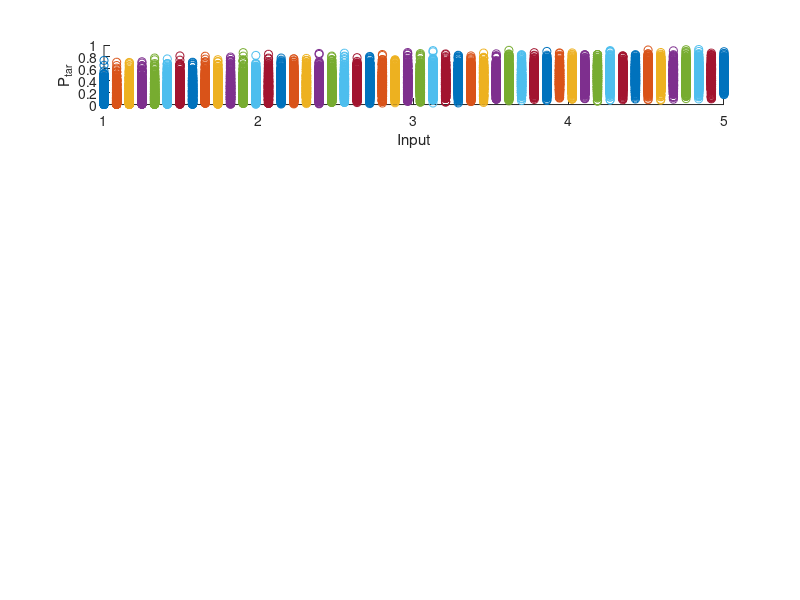

Write the MATLAB code that produced this figure. (Note: this script raises an error after producing the figure.)
clear all
close all

polyOrders = 2;
dim = 1;  % Dimensionality of parameter space
lb = 1;
ub = 5;
numSlice = 50;
numSamples = 400;
%samps = genPosteriorSamples(4);


%% Run Script
xxx = linspace(lb, ub, numSlice);
samples = zeros(numSamples, numSlice);
figure(1)
subplot(5,1,1)
for idx = 1:numSlice
    variance = 10*abs(sin(xxx(idx)));
    samples(:,idx) = betarnd(xxx(idx), 5, [numSamples,1]);
    scatter(xxx(idx)*ones([numSamples,1]), samples(:,idx), 'blue');
    hold on
    xlabel("Input")
    ylabel("P_{tar}")
end


samps = normrnd(100, 10, [200,1]);
K = length(samps(:,1));

options = optimoptions('fmincon', 'MaxIterations',  1000, 'algorithm',...
    'sqp', 'StepTolerance', eps, 'MaxFunctionEvaluations', 10000);


figure(1)
subplot(5,1,2)
xlim([1, 10])
ylim([0, 100])
plot([0,5], [2,2],'blue')
hold on
plot([0,5], [-2,-2], 'blue')
hold on
for dmx = 1:numSlice
    fprintf("Iteration %d", dmx);
    samps = samples(:,dmx);
    for idx = 1:length(dim)
        multi_indices = genTotalOrderMI(polyOrders, idx);
        %multi_indices = genNoCross(polyOrders(dmx), idx);
        %multi_indices = genNoMixedMI(polyOrders(dmx), idx);
        if dmx == 1
            gammas(dmx).val = ones([1, length(multi_indices(:,1))]);
        else
            gammas(dmx).val = gammas(dmx-1).val;
        end
        if dmx == 1
            for kbtx = 1:100
                disp("Proposal")
                randInit = unifrnd(0, 1000, size(gammas(dmx).val));
                disp(randInit)
                objF  = @(xx) objectiveFunc(xx, samps, multi_indices, idx);
                const = @(xx) constraintFunc(xx, samps, multi_indices, idx, 10^-8);
                [tempOpt, tempObj] = fmincon(...
                            objF, ...
                            randInit,...
                            [],[],[],[],[],[],...
                            const, ...
                            options...
                            );
                if kbtx > 1 
                    if tempObj <= prevObj
                        gammas(dmx).val = tempOpt;
                    end
                else
                    gammas(dmx).val = tempOpt;
                end
                disp("Found")
                disp(tempOpt)
                disp("Selected")
                disp(gammas(dmx).val)
                prevObj = tempObj;
            end
        else
            objF  = @(xx) objectiveFunc(xx, samps, multi_indices, idx);
            const = @(xx) constraintFunc(xx, samps, multi_indices, idx, 10^-8);
            gammas(dmx).val = fmincon(...
                objF, ...
                gammas(dmx).val,...
                [],[],[],[],[],[],...
                const, ...
                options...
                );
        end
    end
    r = zeros(size(samps));
    for idx = 1:length(samps(:,1))
        r(idx) = tMAP(samps(idx,:), gammas(dmx).val, multi_indices);
    end

    figure(1)
    subplot(5,1,2)
    xlim([1, 5])
    plot([0,5], [2,2],'blue')
    hold on
    plot([0,5], [-2,-2], 'blue')
    hold on
    scatter(xxx(dmx)*ones([numSamples,1]), r, 'red');
    hold on
    xlabel("Input")
    ylabel("P_{ref}")
    drawnow 
    
    figure(1)
    subplot(5,1,3)
    xlim([1, 5])
    hold on
    scatter(xxx(dmx), gammas(dmx).val(1), 'black');
    hold on
    xlabel("Input")
    ylabel({"MAP", "Param 1"})
    drawnow 
    
    figure(1)
    subplot(5,1,4)
    xlim([1, 5])
    hold on
    scatter(xxx(dmx), gammas(dmx).val(2), 'black');
    hold on
    xlabel("Input")
    ylabel({"MAP", " Param 2"})
    drawnow 
    
    figure(1)
    subplot(5,1,5)
    xlim([1, 5])
    hold on
    scatter(xxx(dmx), gammas(dmx).val(3), 'black');
    hold on
    xlabel("Input")
    ylabel({"MAP", " Param 3"})
    drawnow 
end

for tmz = 1:numSlice
    x1(tmz) = gammas(tmz).val(1);
    x2(tmz) = gammas(tmz).val(2);
    x3(tmz) = gammas(tmz).val(3);
end

x1r = fitrsvm(xxx', x1,'KernelFunction','gaussian','KernelScale','auto', 'Standardize',true, 'OptimizeHyperparameters','auto');

x2r = fitrsvm(xxx', x2,'KernelFunction','gaussian','KernelScale','auto', 'Standardize',true, 'OptimizeHyperparameters','auto');

x3r = fitrsvm(xxx', x3,'KernelFunction','gaussian','KernelScale','auto', 'Standardize',true, 'OptimizeHyperparameters','auto');


figure(1)
subplot(5,1,3)
plot(xxx, predict(x1r, xxx'), 'red')
drawnow 

figure(1)
subplot(5,1,4)
plot(xxx, predict(x2r, xxx'), 'red')


figure(1)
subplot(5,1,5)
plot(xxx, predict(x3r, xxx'), 'red')